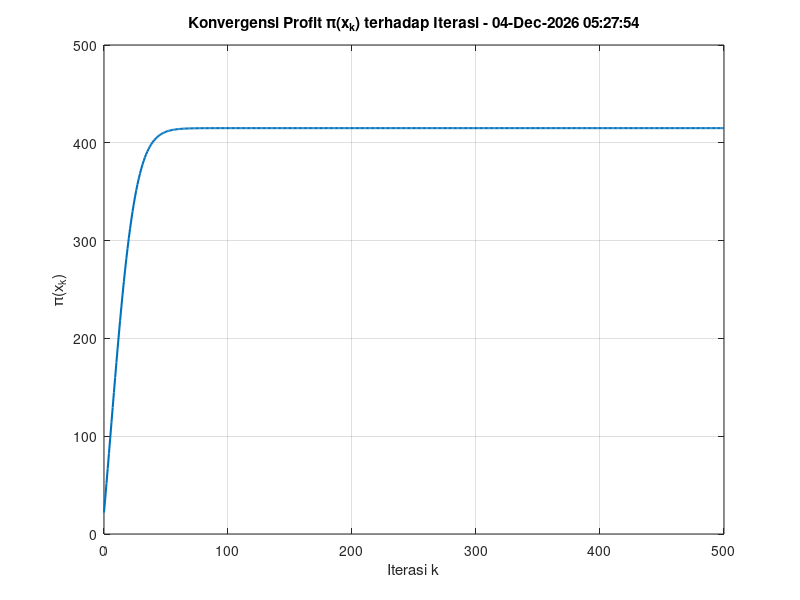
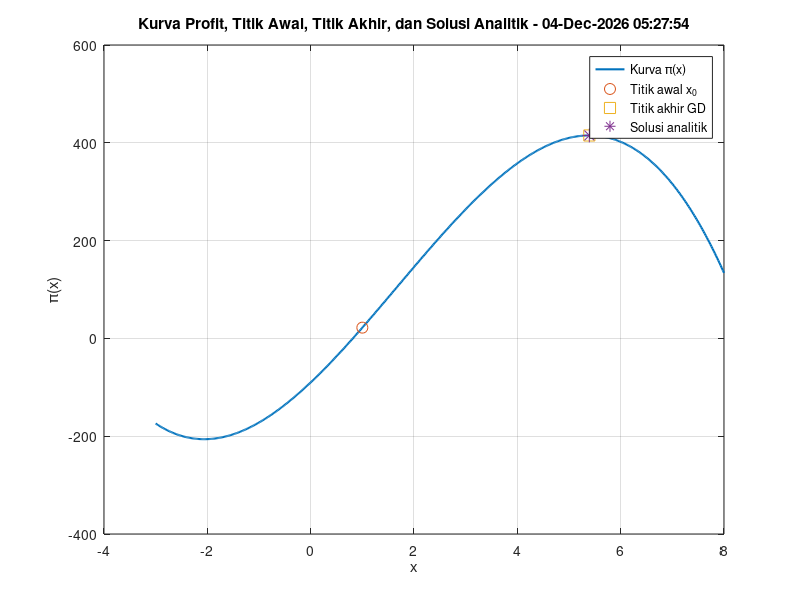
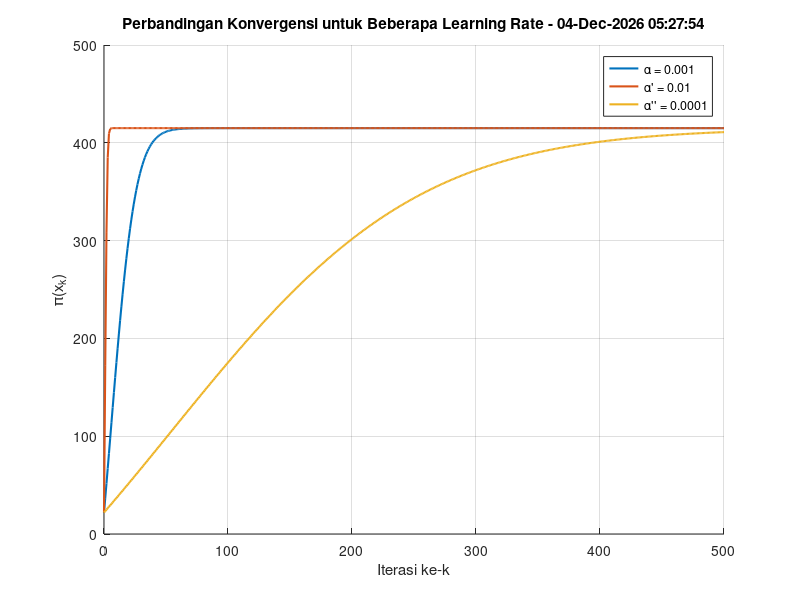

Recreate these plots in MATLAB, in order.
% =====================================================
% UTS Matematika Sains Data — Semester Genap 2025/2026
% Soal 6 — Optimasi Harga Produk Via Gradient Descent Manual
% ---------------------------------------------------
% Nama : Nabilah Nur Aisyah Nugroho
% NIM : 2510514020
% Parameter: N=20, a=2, b=0, K=3, theta0=60, alpha=0.001
% Tanggal: 2026-04-28
% =====================================================

clc; clear; close all;

fprintf('========================================\n');
fprintf('UTS Matematika Sains Data - Soal 6\n');
fprintf('Nama: Nabilah Nur Aisyah Nugroho\n');
fprintf('NIM : 2510514020\n');
fprintf('Waktu eksekusi: %s\n', datestr(now, 'yyyy-mm-dd HH:MM:SS'));
fprintf('========================================\n\n');

%% BAGIAN E
% Parameter
alpha = 0.001;
x0 = 1;
iterasi = 500;

% Fungsi profit dan turunan profit
pi_fun = @(x) -3*x.^3 + 15*x.^2 + 100*x - 90;
dpi_fun = @(x) -9*x.^2 + 30*x + 100;

% Menyimpan nilai x dan profit
x = zeros(iterasi+1, 1);
profit = zeros(iterasi+1, 1);

% Titik awal
x(1) = x0;
profit(1) = pi_fun(x(1));

% Iterasi Gradient Descent
for k = 1:iterasi
    x(k+1) = x(k) + alpha * dpi_fun(x(k));
    profit(k+1) = pi_fun(x(k+1));
end

% Solusi analitik dari 6.1
x_analitik = (5 + 5*sqrt(5))/3;
profit_analitik = pi_fun(x_analitik);

% Tampilkan hasil
fprintf('BAGIAN E\n');
fprintf('Titik awal x0 = %.6f\n', x0);
fprintf('Profit awal = %.6f\n', pi_fun(x0));
fprintf('Titik akhir Gradient Descent = %.6f\n', x(end));
fprintf('Profit akhir Gradient Descent = %.6f\n', profit(end));
fprintf('Solusi analitik = %.6f\n', x_analitik);
fprintf('Profit maksimum analitik = %.6f\n\n', profit_analitik);

% Plot konvergensi pi(x_k) vs k
figure;
plot(0:iterasi, profit, 'LineWidth', 1.5);
xlabel('Iterasi k');
ylabel('\pi(x_k)');
title(['Konvergensi Profit \pi(x_k) terhadap Iterasi - ', datestr(now)]);
grid on;

% Plot kurva profit
x_range = linspace(-3, 8, 500);
y_range = pi_fun(x_range);

figure;
plot(x_range, y_range, 'LineWidth', 1.5);
hold on;
plot(x0, pi_fun(x0), 'o', 'MarkerSize', 8);
plot(x(end), profit(end), 's', 'MarkerSize', 8);
plot(x_analitik, profit_analitik, '*', 'MarkerSize', 10);

xlabel('x');
ylabel('\pi(x)');
title(['Kurva Profit, Titik Awal, Titik Akhir, dan Solusi Analitik - ', datestr(now)]);
legend('Kurva \pi(x)', 'Titik awal x_0', ...
       'Titik akhir GD', 'Solusi analitik', ...
       'Location', 'best');
grid on;
hold off;

%% BAGIAN F
% Analisis sensitivitas learning rate

alpha1 = 0.001;
alpha2 = 10 * alpha1;
alpha3 = 0.1 * alpha1;

alpha_list = [alpha1, alpha2, alpha3];
label_list = {'\alpha = 0.001', '\alpha'' = 0.01', '\alpha'''' = 0.0001'};

figure;
hold on;

fprintf('BAGIAN F\n');

for i = 1:length(alpha_list)
    alpha = alpha_list(i);

    x = zeros(iterasi+1, 1);
    profit = zeros(iterasi+1, 1);

    x(1) = x0;
    profit(1) = pi_fun(x(1));

    for k = 1:iterasi
        x(k+1) = x(k) + alpha * dpi_fun(x(k));
        profit(k+1) = pi_fun(x(k+1));
    end

    fprintf('%s\n', label_list{i});
    fprintf('x akhir = %.6f\n', x(end));
    fprintf('profit akhir = %.6f\n\n', profit(end));

    plot(0:iterasi, profit, 'LineWidth', 1.5);
end

xlabel('Iterasi ke-k');
ylabel('\pi(x_k)');
title(['Perbandingan Konvergensi untuk Beberapa Learning Rate - ', datestr(now)]);
legend(label_list, 'Location', 'best');
grid on;
hold off;

fprintf('Kesimpulan:\n');
fprintf('- alpha = 0.001 konvergen stabil.\n');
fprintf('- alpha'' = 0.01 lebih besar sehingga lebih cepat, tetapi berisiko overshooting/osilasi.\n');
fprintf('- alpha'''' = 0.0001 terlalu kecil sehingga konvergensi lambat.\n');
fprintf('Fenomena ini disebut sensitivitas learning rate.\n');
